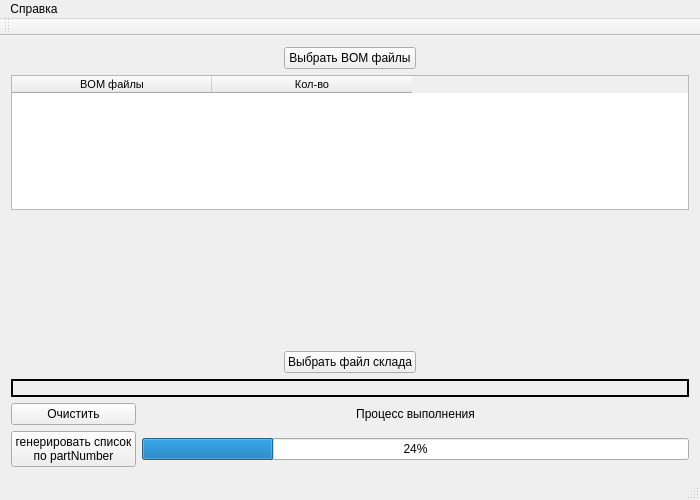
<?xml version="1.0" encoding="UTF-8"?>
<ui version="4.0">
 <class>MainWindow</class>
 <widget class="QMainWindow" name="MainWindow">
  <property name="geometry">
   <rect>
    <x>0</x>
    <y>0</y>
    <width>700</width>
    <height>500</height>
   </rect>
  </property>
  <property name="sizePolicy">
   <sizepolicy hsizetype="Minimum" vsizetype="Fixed">
    <horstretch>0</horstretch>
    <verstretch>0</verstretch>
   </sizepolicy>
  </property>
  <property name="minimumSize">
   <size>
    <width>700</width>
    <height>500</height>
   </size>
  </property>
  <property name="maximumSize">
   <size>
    <width>700</width>
    <height>500</height>
   </size>
  </property>
  <property name="windowTitle">
   <string>Компоненты для закупок v.2.0.0.0 от 26.10.2017</string>
  </property>
  <widget class="QWidget" name="centralWidget">
   <layout class="QGridLayout" name="gridLayout_2">
    <item row="0" column="1">
     <widget class="QPushButton" name="pushButton">
      <property name="enabled">
       <bool>true</bool>
      </property>
      <property name="text">
       <string>Выбрать BOM файлы</string>
      </property>
     </widget>
    </item>
    <item row="0" column="0">
     <spacer name="horizontalSpacer_2">
      <property name="orientation">
       <enum>Qt::Horizontal</enum>
      </property>
      <property name="sizeHint" stdset="0">
       <size>
        <width>135</width>
        <height>20</height>
       </size>
      </property>
     </spacer>
    </item>
    <item row="4" column="0" colspan="3">
     <widget class="QLabel" name="label_2">
      <property name="frameShape">
       <enum>QFrame::WinPanel</enum>
      </property>
      <property name="text">
       <string/>
      </property>
      <property name="alignment">
       <set>Qt::AlignCenter</set>
      </property>
     </widget>
    </item>
    <item row="0" column="2">
     <spacer name="horizontalSpacer">
      <property name="orientation">
       <enum>Qt::Horizontal</enum>
      </property>
      <property name="sizeHint" stdset="0">
       <size>
        <width>135</width>
        <height>20</height>
       </size>
      </property>
     </spacer>
    </item>
    <item row="1" column="0" colspan="3">
     <widget class="QTableWidget" name="tableWidget">
      <property name="sizePolicy">
       <sizepolicy hsizetype="Expanding" vsizetype="Expanding">
        <horstretch>0</horstretch>
        <verstretch>0</verstretch>
       </sizepolicy>
      </property>
      <property name="font">
       <font>
        <pointsize>8</pointsize>
        <stylestrategy>PreferAntialias</stylestrategy>
       </font>
      </property>
      <property name="focusPolicy">
       <enum>Qt::StrongFocus</enum>
      </property>
      <property name="midLineWidth">
       <number>0</number>
      </property>
      <property name="horizontalScrollBarPolicy">
       <enum>Qt::ScrollBarAsNeeded</enum>
      </property>
      <property name="sizeAdjustPolicy">
       <enum>QAbstractScrollArea::AdjustToContents</enum>
      </property>
      <property name="autoScroll">
       <bool>false</bool>
      </property>
      <property name="verticalScrollMode">
       <enum>QAbstractItemView::ScrollPerItem</enum>
      </property>
      <property name="rowCount">
       <number>0</number>
      </property>
      <property name="columnCount">
       <number>2</number>
      </property>
      <attribute name="horizontalHeaderVisible">
       <bool>true</bool>
      </attribute>
      <attribute name="horizontalHeaderDefaultSectionSize">
       <number>200</number>
      </attribute>
      <attribute name="horizontalHeaderMinimumSectionSize">
       <number>10</number>
      </attribute>
      <attribute name="horizontalHeaderStretchLastSection">
       <bool>false</bool>
      </attribute>
      <attribute name="verticalHeaderVisible">
       <bool>false</bool>
      </attribute>
      <attribute name="verticalHeaderMinimumSectionSize">
       <number>50</number>
      </attribute>
      <attribute name="verticalHeaderStretchLastSection">
       <bool>true</bool>
      </attribute>
      <column>
       <property name="text">
        <string>BOM файлы</string>
       </property>
      </column>
      <column>
       <property name="text">
        <string>Кол-во</string>
       </property>
      </column>
     </widget>
    </item>
    <item row="5" column="0" colspan="3">
     <layout class="QGridLayout" name="gridLayout">
      <item row="0" column="0">
       <widget class="QPushButton" name="pushButton_4">
        <property name="text">
         <string>Очистить</string>
        </property>
       </widget>
      </item>
      <item row="0" column="1">
       <widget class="QLabel" name="label">
        <property name="text">
         <string>Процесс выполнения</string>
        </property>
        <property name="alignment">
         <set>Qt::AlignCenter</set>
        </property>
       </widget>
      </item>
      <item row="1" column="0">
       <widget class="QPushButton" name="pushButton_3">
        <property name="text">
         <string>генерировать список
по partNumber</string>
        </property>
       </widget>
      </item>
      <item row="1" column="1">
       <widget class="QProgressBar" name="progressBar">
        <property name="value">
         <number>24</number>
        </property>
       </widget>
      </item>
     </layout>
    </item>
    <item row="3" column="0">
     <spacer name="horizontalSpacer_3">
      <property name="orientation">
       <enum>Qt::Horizontal</enum>
      </property>
      <property name="sizeHint" stdset="0">
       <size>
        <width>135</width>
        <height>20</height>
       </size>
      </property>
     </spacer>
    </item>
    <item row="3" column="1">
     <widget class="QPushButton" name="pushButton_2">
      <property name="text">
       <string>Выбрать файл склада</string>
      </property>
     </widget>
    </item>
    <item row="3" column="2">
     <spacer name="horizontalSpacer_4">
      <property name="orientation">
       <enum>Qt::Horizontal</enum>
      </property>
      <property name="sizeHint" stdset="0">
       <size>
        <width>135</width>
        <height>20</height>
       </size>
      </property>
     </spacer>
    </item>
    <item row="2" column="1">
     <spacer name="verticalSpacer">
      <property name="orientation">
       <enum>Qt::Vertical</enum>
      </property>
      <property name="sizeHint" stdset="0">
       <size>
        <width>20</width>
        <height>40</height>
       </size>
      </property>
     </spacer>
    </item>
   </layout>
  </widget>
  <widget class="QMenuBar" name="menuBar">
   <property name="geometry">
    <rect>
     <x>0</x>
     <y>0</y>
     <width>700</width>
     <height>26</height>
    </rect>
   </property>
   <widget class="QMenu" name="menu">
    <property name="title">
     <string>Справка</string>
    </property>
    <addaction name="actionv1_0"/>
    <addaction name="action"/>
   </widget>
   <addaction name="menu"/>
  </widget>
  <widget class="QToolBar" name="mainToolBar">
   <attribute name="toolBarArea">
    <enum>TopToolBarArea</enum>
   </attribute>
   <attribute name="toolBarBreak">
    <bool>false</bool>
   </attribute>
  </widget>
  <widget class="QStatusBar" name="statusBar"/>
  <action name="actionv1_0">
   <property name="enabled">
    <bool>false</bool>
   </property>
   <property name="text">
    <string>v2.0.0.0</string>
   </property>
  </action>
  <action name="action">
   <property name="text">
    <string>Описание</string>
   </property>
  </action>
 </widget>
 <layoutdefault spacing="6" margin="11"/>
 <resources/>
 <connections/>
</ui>
